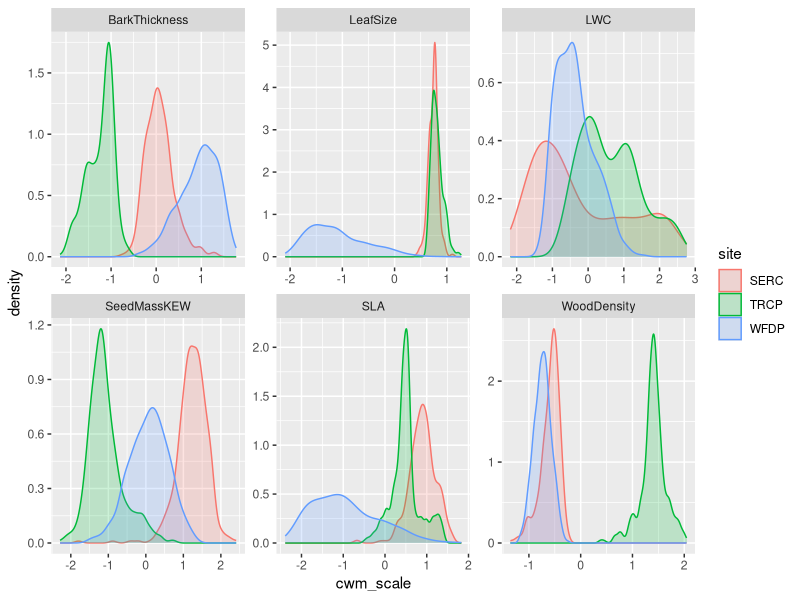
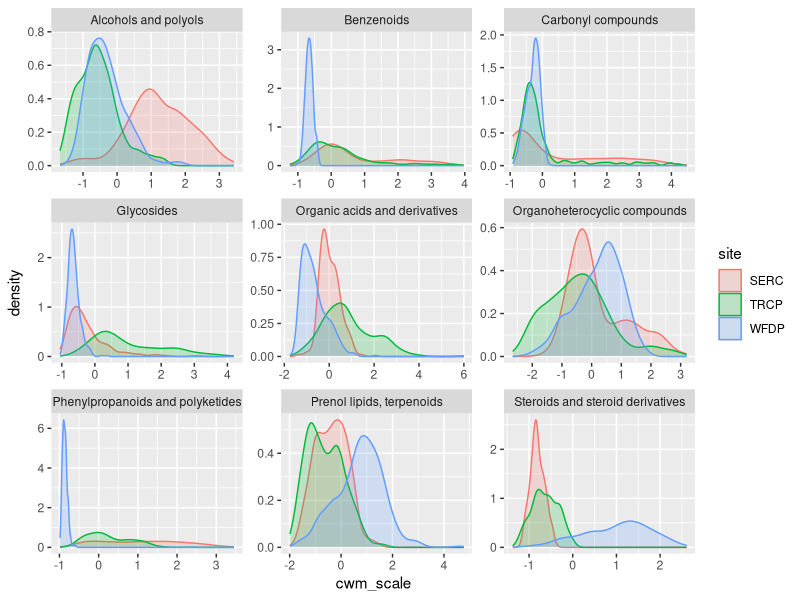
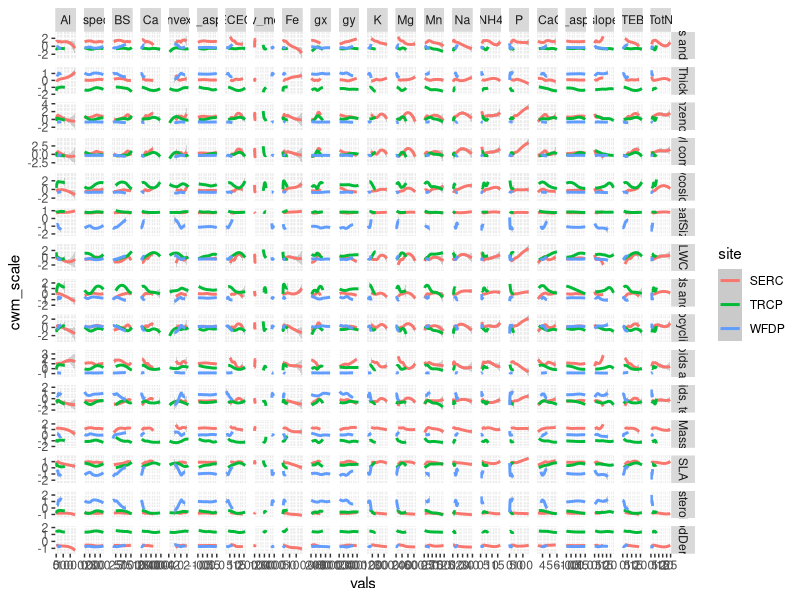

Generate these figures, in order, with R:
#explore trait data from forests

library(tidyverse)

cwm <- read.csv("output/cwm_all.csv") %>% 
  group_by(trait) %>% 
  mutate(cwm_scale = scale(cwm))

cwm %>% filter(type == "func") %>% 
  ggplot(aes(x = cwm_scale, fill = site, color = site)) +
  geom_density(alpha = 0.2) +
  facet_wrap(~trait, scales = "free")

cwm %>% filter(type == "meta") %>% 
  ggplot(aes(x = cwm_scale, fill = site, color = site)) +
  geom_density(alpha = 0.2) +
  facet_wrap(~trait, scales = "free")

env <- read.csv("output/all_env.csv")

dat <- cwm %>% 
  left_join(env)


dat %>% 
  ggplot(aes(x = vals, y = cwm_scale, color = site, group = site)) +
  stat_smooth() +
  facet_grid(trait~variable, scales = "free")
